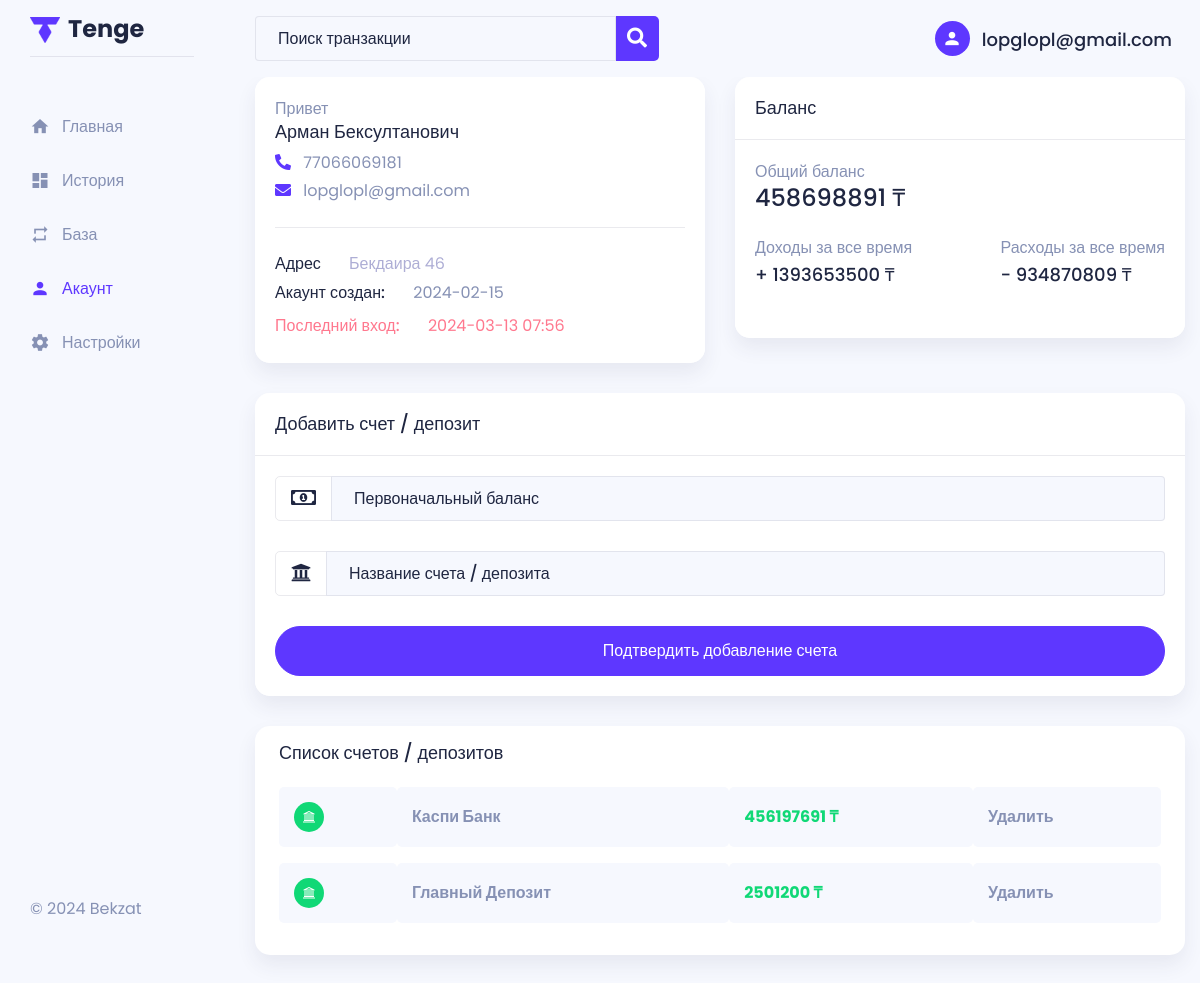
Page /accounts (signed in) on the committed database.
### tables this page shows
CREATE TABLE `users` (
  `id` int(11) NOT NULL,
  `name` varchar(255) NOT NULL,
  `email` varchar(255) NOT NULL,
  `password` varchar(255) NOT NULL,
  `phone` varchar(50) DEFAULT NULL,
  `create` varchar(50) DEFAULT NULL,
  `last` varchar(50) DEFAULT NULL,
  `addres` varchar(255) DEFAULT NULL,
  `city` varchar(50) DEFAULT NULL,
  `country` varchar(255) DEFAULT NULL
);

CREATE TABLE `deposit` (
  `id` int(11) NOT NULL,
  `uid` int(11) NOT NULL,
  `name` varchar(50) NOT NULL,
  `balance` int(11) DEFAULT NULL,
  `last` varchar(11) DEFAULT NULL
);

### index.php (called while the page is built, shortened)
<?php
require_once "ectr/main.php";
Router::on();
?>

### view/accounts.php (the view, shortened to what this page needs)
<!DOCTYPE html>
<html lang="ru">
<head>
    <link rel="stylesheet" href="public/plugins/owlcarousel/css/owl.carousel.min.css">
    <link rel="stylesheet" href="public/plugins/venobox/venobox.min.css">
    <link rel="stylesheet" href="public/css/style.css">
</head>
<body>
<div class="main-wrapper">
<?php
require_once "view/block/nav.php";
?>
    <div class="content-body">
      <div class="container">
        <div class="row">
          <div class="col-xl-6 col-lg-6 col-md-12">
            <div class="card profile_card">
              <div class="card-body">
                <div class="user-profile d-flex mb-4 pb-4">
                  <div>
                    <span>Привет</span>
                    <h4 class="mb-2"><?=$user['name']?></h4>
                    <?php if($user['phone']){ ?>
                    <a href="tel:<?=$user['phone']?>" class="mb-1 d-inline-block"> <span><i class="fas fa-phone-alt me-2 text-primary"></i></span> <?=$user['phone']?></a>
                    <?php } ?>
                  <br>
                    <a href="mailto:<?=$user['email']?>">
                      <span><i class="fa fa-envelope me-2 text-primary"></i></span> <?=$user['email']?>
                    </a>
                  </div>
                </div>
                <ul class="card-profile__info">
                  <?php if($user['addres']){ ?>
                  <li>
                    <h5 class="me-4">Адрес</h5>
                    <span class="text-muted"><?=$user['addres']?></span>
                  </li>
                  <?php } ?>
                  <li class="mb-1">
                    <h5 class="me-4">Акаунт создан:</h5>
                    <span><?=$user['create']?></span>
                  </li>
                  <li>
                    <h5 class="text-danger me-4">Последний вход: </h5>
                    <span class="text-danger"><?=$user['last']?></span>
                  </li>
                </ul>
              </div>
            </div>
          </div>
          <div class="col-xl-6 col-lg-6 col-md-12">
            <div class="card acc_balance">
              <div class="card-header">
                <h4 class="card-title">Баланс</h4>
              </div>
              <div class="card-body">
                <span>Общий баланс</span>
                <?php
                      $deposits = $GLOBALS['connect']->query("SELECT * FROM `deposit` WHERE `uid` = '".$_SESSION['user']['id']."'");
                ?>
                <h3><?php
                $summa=0;
                foreach($deposits as $deposit){$summa = $summa+$deposit['balance'];}
                echo $summa;
                ?> ₸</h3>
                <div class="d-flex justify-content-between my-4">
                  <div>
                    <p class="mb-1">Доходы за все время</p>
                    <?php
                      $history  = $GLOBALS['connect']->query("SELECT * FROM `history` WHERE `uid` = '".$_SESSION['user']['id']."'");
                      $plus     = 0; $minus   = 0;
                      foreach($history as $op){
                        if($op['type']=='minus'){
                          $minus  = $minus+intval($op['summa']);
                        }
                        else if($op['type']=='plus'){
                          $plus   = $plus+intval($op['summa']);
                        }
                      }
                    ?>
                    <h4>+ <?=$plus?> ₸</h4>
                  </div>
                  <div>
                    <p class="mb-1">Расходы за все время</p>
                    <h4>- <?=$minus?> ₸</h4>
                  </div>
                </div>
              </div>
            </div>
          </div>
          <div class="col-xl-12 col-lg-12">
            <div class="card">
              <div class="card-header">
                <h4 class="card-title">Добавить счет / депозит</h4>
              </div>
              <div class="card-body">
                <form method="post" action="accounts">
                  <div class="form-group">
                    <div class="input-group mb-3">
                      <div class="input-group-prepend">
                        <label class="input-group-text"><i class="far fa-money-bill-alt"></i></label>
                      </div>
                      <input type="text" class="form-control" name="summa" placeholder="Первоначальный баланс">
                    </div>
                  </div>
                  <div class="form-group">
                    <div class="input-group mb-3">
                      <div class="input-group-prepend">
                        <label class="input-group-text"><i class="fas fa-university"></i></label>
                      </div>
                      <input type="text" class="form-control" name="name" placeholder="Название счета / депозита">
                    </div>
                  </div>
                  <button class="btn btn-primary w-100">Подтвердить добавление счета</button>
                </form>
              </div>
            </div>
          </div>
        </div>
        <div class="row">
          <div class="col-xl-12">
            <div class="card table-card border-0 rounded-default px-4 py-3 box-shadow">
              <div class="card-header bg-transparent border-0 p-0">
                <h5 class="card-title border-0 p-0 pb-2">Список счетов / депозитов</h5>
              </div>
              <div class="card-body p-0">
                <table>
                  <tbody>
                    <?php
                      foreach($deposits as $deposit){
                        ?>
                          <tr>
                            <td scope="row" data-label="Arrow Icon"><i class="la la-bank fa-md rounded-circle text-white bg-success"></i></td>
                            <td data-label="Card"><span class="text-purple-200 fw-bold"><?=$deposit['name']?></span></td>
                            <td data-label="Amout BTC"><span class="text-success fw-bold"><?=$deposit['balance']?> ₸</span></td>
                            <td data-label="Amout USD" onclick="window.location.href='?dell=<?=$deposit['id']?>'"><span class="text-purple-200 fw-bold">Удалить</span></td>
                          </tr>
                        <?php
                      }
                        ?>
                  </tbody>
                </table>
              </div>
            </div>
          </div>
        </div>
      </div>
    </div>
  </section>
</div>
</body>
</html>

### view/block/nav.php (shortened to what this page needs)
   <?php
   $user = DBC::select('users', 'id', $_SESSION['user']['id']);
   $urlComponents = parse_url($_SERVER['REQUEST_URI']);
   ?>
 <section class="sidebar">
    <nav class="navbar navbar-expand-lg navbar-light flex-nowrap flex-column justify-content-between align-items-start p-0">
        <div class="mb-lg-5 w-100">
            <div class="d-none d-lg-block">
                <a class="navbar-brand d-flex align-items-start mb-5">
                    <img src="public/images/logo.png" alt="" class="mb-2">
                    <span class="fw-bold ms-2">Tenge</span>
                </a>
            </div>
            <div class="collapse navbar-collapse collapse show" id="navbarNavAltMarkup">
              <ul class="navbar-nav flex-row flex-lg-column justify-content-between align-items-center align-items-lg-start">
              <li>
                  <a class="nav-link d-flex align-items-center <?=($urlComponents['path']=='/'?'active':'')?>" href="/" data-tooltip="home" data-placement="top">
                    <i class="mdi mdi-home"></i><div class="nav-text d-none d-md-block">Главная</div>
                  </a>
              </li>
              <li>
                  <a class="nav-link d-flex align-items-center <?=($urlComponents['path']=='/history'?'active':'')?>" href="/history" data-tooltip="history" data-placement="top">
                    <i class="mdi mdi-view-dashboard"></i><div class="nav-text d-none d-md-block">История</div>
                  </a>
              </li>
              <li>
                  <a class="nav-link d-flex align-items-center @@buy-sell <?=($urlComponents['path']=='/buy-sell'?'active':'')?>" href="buy-sell" data-tooltip="exchange" data-placement="top">
                    <i class="mdi mdi-repeat"></i><div class="nav-text d-none d-md-block">База</div>
                  </a>
              </li>
              <li>
                  <a class="nav-link d-flex align-items-center @@accounts <?=($urlComponents['path']=='/accounts'?'active':'')?>" href="accounts" data-tooltip="account" data-placement="top">
                    <i class="mdi mdi-account"></i><div class="nav-text d-none d-md-block">Акаунт</div>
                  </a>
              </li>
              <li>
                  <a class="nav-link d-flex align-items-center @@settings <?=($urlComponents['path']=='/settings'?'active':'')?>" href="settings" data-tooltip="settings" data-placement="top">
                    <i class="mdi mdi-cog"></i></i><div class="nav-text d-none d-md-block">Настройки</div>
                  </a>
              </li>
              </ul>
            </div>
        </div>
        <div class="d-none d-lg-block w-100 pb-5">
            <div class="copyright">
                <p>&copy; <script>document.write(new Date().getFullYear());</script> <a>Bekzat</a></p>
            </div>
        </div>
    </nav>
</section>
  <section class="ms-lg-240 px-lg-4 px-xl-0 mb-100 mb-lg-0">
<div class="navigation-2 d-flex sticky-top px-lg-4 px-xl-0">
  <div class="container">
      <div class="row">
          <div class="col-12 d-flex justify-content-between align-items-center">
            <div class="search-form">
              <form action="history" method="get">
                    <div class="input-group">
                      <input type="text" placeholder="Поиск транзакции" value="<?=(isset($_GET['s'])?$_GET['s']:"")?>" name="s" class="form-control">
                      <div class="input-group-append  d-flex">
                          <button class="">
                              <span class="input-text"><i class="fa fa-search"></i></span>
                          </button>
                      </div>
                  </div>
              </form>
            </div>
            <div class="d-flex align-items-center">
                <div class="dropdown text-center text-sm-start">
                    <button class="btn dropdown-toggle" type="button" id="dropdownMenuButton2" data-bs-toggle="dropdown">
                        <span class="user-icon rounded-circle text-white"><i class="mdi mdi-account"></i></span>
                        <span class="user-name fw-medium ms-2 d-none d-sm-inline-block"><?=$user['email']?></span>
                    </button>
                </div>
            </div>
          </div>
      </div>
  </div>
</div>

### rows in the picture
users: email "lopglopl@gmail.com", name "Арман Бексултанович", phone "77066069181", addres "Бекдаира 46", create "2024-02-15", last "2024-03-13 07:56"
deposit: name "Каспи Банк", balance "456197691"
deposit: name "Главный Депозит", balance "2501200"

### other values in the picture
$summa "458698891"
$plus "1393653500"
$minus "934870809"
